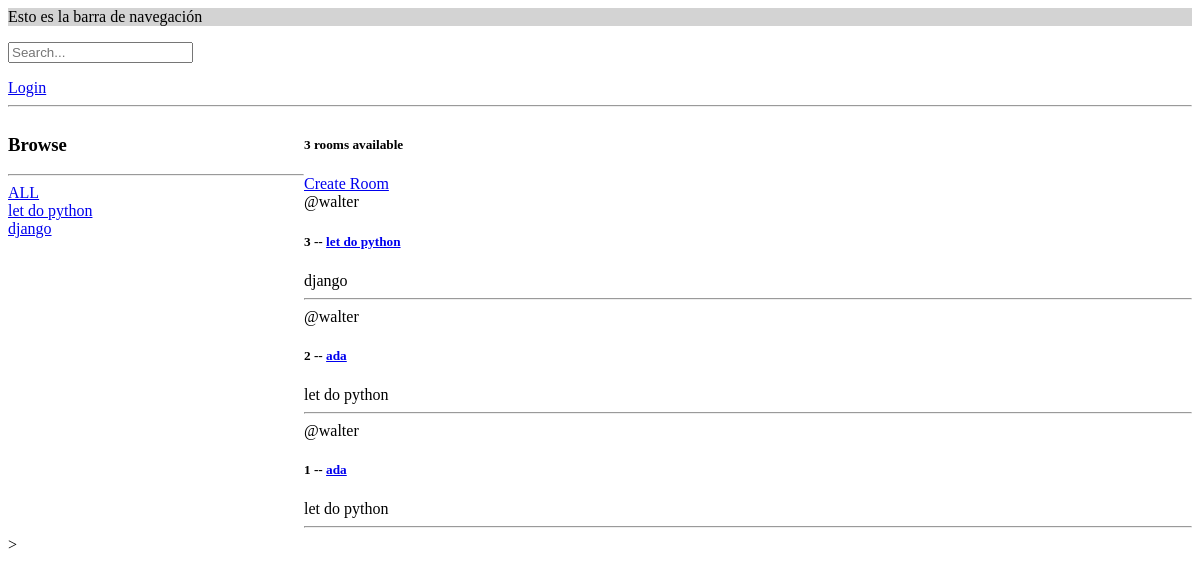
The app's page /, older data.
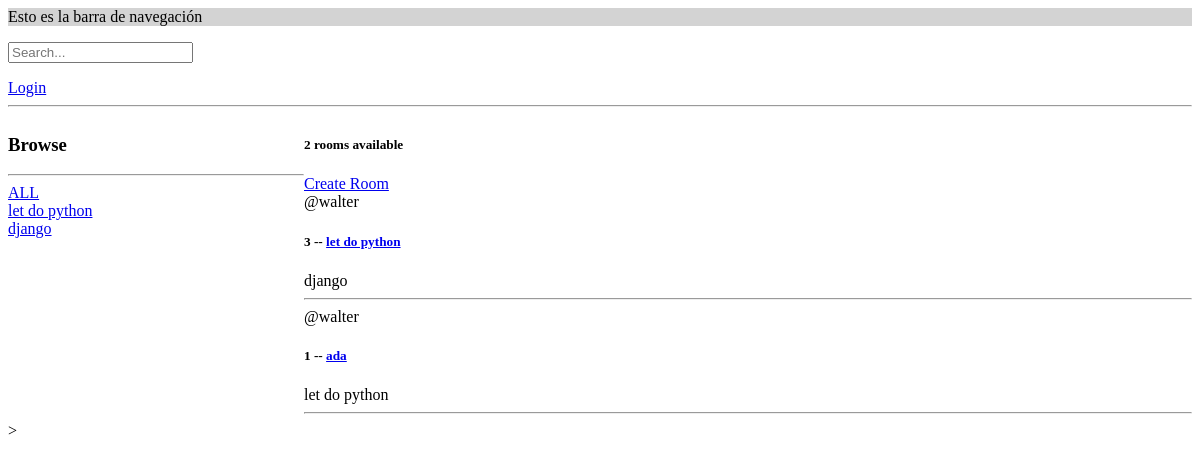
The same page, newer data.
### base/models.py (models this page shows, shortened)
class Topic(models.Model):
    name = models.CharField(max_length=200)

class Room(models.Model):
    host = models.ForeignKey(User, on_delete=models.CASCADE)
    topic = models.ForeignKey(Topic, on_delete=models.SET_NULL, null=True)
    name = models.CharField(max_length=200)
    description = models.TextField(null=True, blank=True)
    participants = models.ManyToManyField(User, related_name='participants', blank=True)
    updated = models.DateTimeField(auto_now=True)
    created = models.DateTimeField(auto_now_add=True)
    class Meta:
        ordering = ['-updated', '-created']

### base/views.py (the view)
# urls.py: 2. Add a URL to urlpatterns:  path('', views.home, name='home')
def home(request):
    q=request.GET.get('q') if request.GET.get('q') != None else ''
    rooms = Room.objects.filter(Q(topic__name__icontains=q) | Q(name__icontains=q) | Q(description__contains=q)) # Fetch all Room objects from the database
    topics = Topic.objects.all()  # Fetch all Topic objects from the database
    room_count = rooms.count()  # Count the number of rooms
    context = {'rooms': rooms, 'topics':topics, 'room_count':room_count}  # Context dictionary to pass data to the template
    return render(request, 'base/home.html', context)  # Pass the rooms list to the template

### base/templates/base/home.html (shortened to what this page needs)
{% extends 'main.html' %}
{% block content %}
<div class="home-container">
    <div>
        <h3>Browse</h3>
        <hr>
        <div>
            <a href="{% url 'home' %}">ALL</a>
        </div>
        {% for topic in topics%}
            <div>
                <a href="{% url 'home' %}?q={{topic.name}}">{{topic.name}}</a>
            </div>
        {% endfor %}
    </div>
    <div>
        <h5>{{room_count}} rooms available</h5>
        <a href="{% url 'create-room' %}">Create Room</a>
        <div>
            {% for room in rooms %}
                <div >
                    <span>@{{room.host.username}}</span>
                <h5>{{room.id}} -- <a href="{% url 'room' room.id %}">{{room.name}}</a></h5>
                <span>{{room.topic.name}}</span>
                <hr>
                </div>
            {% endfor %}
        </div>
    </div>
</div>>
{% endblock content %}

Row changes from the older to the newer data that the page shows:
removed Room: host.username "walter", id "2", name "ada", topic.name "let do python"
Text that changed along with them:
{{ room_count }}: "3" → "2"
